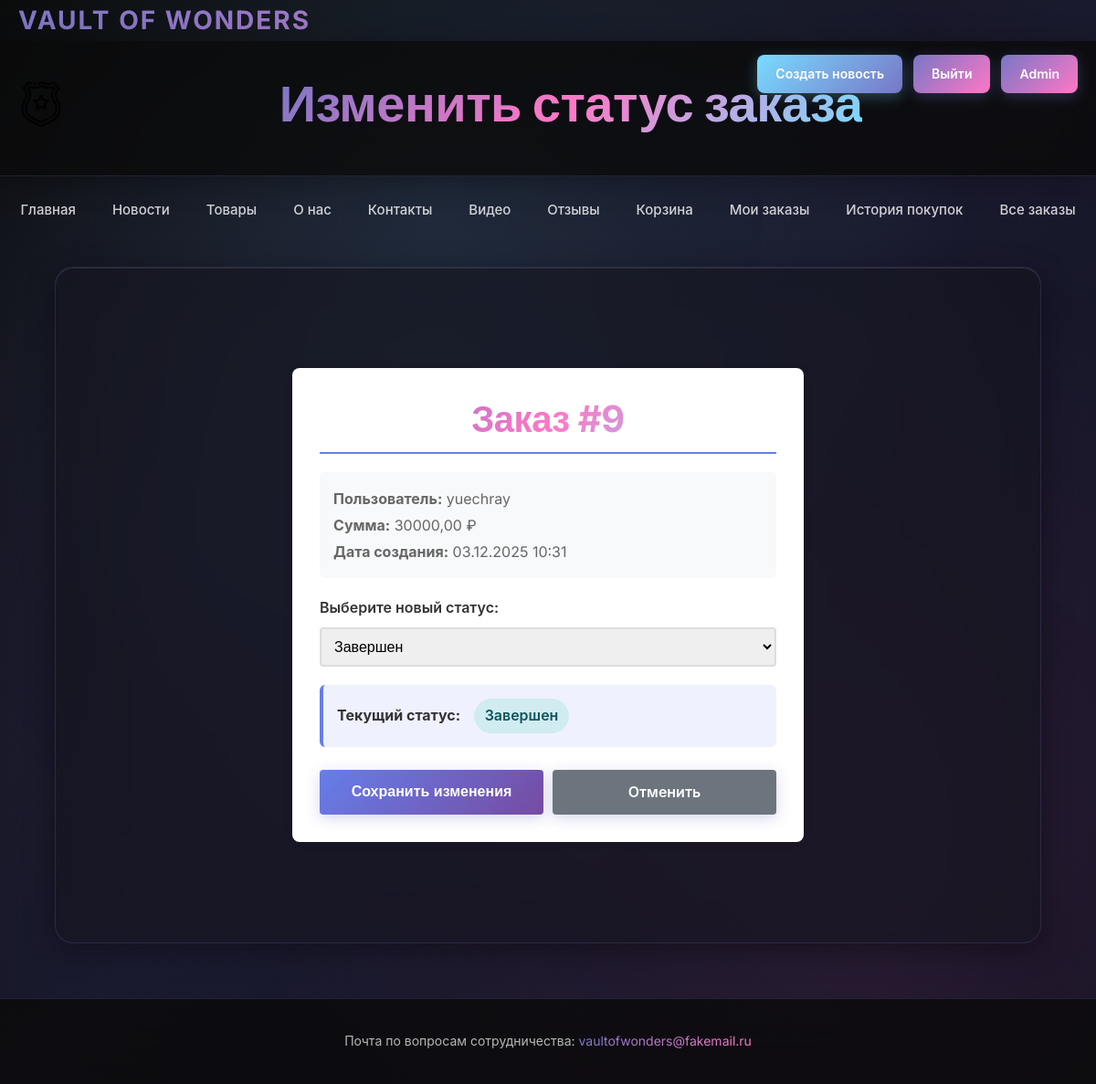
The app's page /change-order-status/9/ (signed in) with its own data.
### app/models.py (models this page shows, shortened)
class Order(models.Model):
    STATUS_CHOICES = [
        ('processing', 'В обработке'),
        ('confirmed', 'Подтвержден'),
        ('completed', 'Завершен'),
        ('cancelled', 'Отменен'),
    ]
    user = models.ForeignKey(User, on_delete=models.CASCADE, verbose_name="Пользователь")
    items = models.ManyToManyField(CartItem, verbose_name="Товары")
    total_price = models.DecimalField('Общая стоимость', max_digits=10, decimal_places=2)
    date_created = models.DateTimeField(default=timezone.now, verbose_name="Дата создания")
    is_paid = models.BooleanField('Оплачен', default=False)
    status = models.CharField('Статус заказа', max_length=20, choices=STATUS_CHOICES, default='processing')
    class Meta:
        verbose_name = "Заказ"
        verbose_name_plural = "Заказы"

### app/views.py (the view)
# urls.py: path('change-order-status/<int:order_id>/', views.change_order_status, name='change_order_status'),
def change_order_status(request, order_id):
    if not can_manage_orders(request.user):
        return redirect('main')
    try:
        order = Order.objects.get(pk=order_id)
    except Order.DoesNotExist:
        return redirect('all_orders')
    if request.method == 'POST':
        new_status = request.POST.get('status')
        if new_status in dict(Order.STATUS_CHOICES):
            order.status = new_status
            order.save()
            return redirect('all_orders')
    context = {
        'order': order,
        'user': request.user,
        'status_choices': Order.STATUS_CHOICES
    }
    return render(request, 'change_order_status.html', context)

### app/helpers.py (called while the page is built)
def is_admin_or_manager(user):
    if not user.is_authenticated:
        return False
    return user.is_superuser or is_manager(user)

def can_manage_orders(user):
    return is_admin_or_manager(user)

### app/templates/change_order_status.html (shortened to what this page needs)
{% extends 'base.html' %}
{% load static %}
{% block header %}Изменить статус заказа{% endblock %}
{% block content %}
<link href="{% static 'styles/change_order_status.css' %}" rel="stylesheet">
<div class="change-status-container">
    <div class="status-form">
        <h2>Заказ #{{ order.id }}</h2>
        <p class="order-info">
            <strong>Пользователь:</strong> {{ order.user.username }}<br>
            <strong>Сумма:</strong> {{ order.total_price }} ₽<br>
            <strong>Дата создания:</strong> {{ order.date_created|date:"d.m.Y H:i" }}
        </p>
        <form method="POST" class="form">
            <div class="form-group">
                <label for="status">Выберите новый статус:</label>
                <select name="status" id="status" class="form-select" required>
                    {% for code, name in status_choices %}
                        <option value="{{ code }}" {% if code == order.status %}selected{% endif %}>
                            {{ name }}
                        </option>
                    {% endfor %}
                </select>
            </div>
            <div class="current-status">
                <p><strong>Текущий статус:</strong>
                    <span class="status-badge status-{{ order.status }}">
                        {{ order.get_status_display }}
                    </span>
                </p>
            </div>
            <div class="form-actions">
                <button type="submit" class="btn btn-primary">Сохранить изменения</button>
                <a href="{% url 'all_orders' %}" class="btn btn-secondary">Отменить</a>
            </div>
        </form>
    </div>
</div>
{% endblock %}

### app/static/styles/site.css (style rules this page uses)
* { margin: 0; padding: 0; box-sizing: border-box; }
body { font-family: 'Inter', -apple-system, BlinkMacSystemFont, 'Segoe UI', sans-serif; margin: 0; padding: 0; background: linear-gradient(135deg, #0a0a0a 0%, #1a1a2e 50%, #0f0f1e 100%); background-attachment: fixed; color: #E0E0E0; overflow-x: hidden; line-height: 1.6; }
body::before { content: ''; position: fixed; top: 0; left: 0; width: 100%; height: 100%; background: radial-gradient(circle at 20% 50%, rgba(120, 119, 198, 0.1) 0%, transparent 50%), radial-gradient(circle at 80% 80%, rgba(255, 119, 198, 0.1) 0%, transparent 50%), radial-gradient(circle at 40% 20%, rgba(120, 219, 255, 0.1) 0%, transparent 50%); pointer-events: none; z-index: 0; }
h1, h2 { background: linear-gradient(135deg, #7877C6 0%, #FF77C6 50%, #78DBFF 100%); -webkit-background-clip: text; -webkit-text-fill-color: transparent; background-clip: text; text-align: center; font-family: 'Inter', sans-serif; font-weight: 700; letter-spacing: -0.5px; margin-bottom: 30px; }
h2 { font-size: clamp(24px, 4vw, 40px); font-weight: 700; margin-top: 30px; line-height: 1.3; }
.btn { background: linear-gradient(135deg, #7877C6 0%, #FF77C6 100%); color: white; padding: 12px 24px; font-size: 15px; font-weight: 600; border: none; border-radius: 10px; cursor: pointer; transition: all 0.3s ease; text-decoration: none; display: inline-block; box-shadow: 0 4px 15px rgba(120, 119, 198, 0.3); position: relative; overflow: hidden; }
.btn::before { content: ''; position: absolute; top: 0; left: -100%; width: 100%; height: 100%; background: linear-gradient(90deg, transparent, rgba(255, 255, 255, 0.2), transparent); transition: left 0.5s; }
.btn-primary { background: linear-gradient(135deg, #7877C6 0%, #FF77C6 100%); }
.btn-secondary { background: linear-gradient(135deg, #78DBFF 0%, #7877C6 100%); }

### app/static/styles/change_order_status.css (style rules this page uses)
.change-status-container { max-width: 600px; margin: 50px auto; padding: 20px; }
.status-form { background: white; padding: 30px; border-radius: 8px; box-shadow: 0 2px 8px rgba(0, 0, 0, 0.1); }
.status-form h2 { margin: 0 0 20px 0; color: #333; border-bottom: 2px solid #667eea; padding-bottom: 10px; }
.order-info { background: #f8f9fa; padding: 15px; border-radius: 6px; margin-bottom: 20px; color: #666; line-height: 1.8; }
.form-group { margin-bottom: 20px; }
.form-group label { display: block; margin-bottom: 8px; font-weight: 600; color: #333; }
.form-select { width: 100%; padding: 10px; border: 2px solid #ddd; border-radius: 4px; font-size: 1rem; transition: all 0.3s ease; }
.current-status { background: #f0f1ff; padding: 15px; border-radius: 6px; margin-bottom: 20px; border-left: 4px solid #667eea; }
.current-status p { margin: 0; color: #333; }
.status-badge { display: inline-block; padding: 6px 12px; border-radius: 20px; font-weight: 600; margin-left: 10px; }
.status-badge.status-completed { background: #d1ecf1; color: #0c5460; }
.form-actions { display: flex; gap: 10px; margin-top: 25px; }
.btn { flex: 1; padding: 12px 20px; border-radius: 4px; text-decoration: none; display: inline-block; transition: all 0.3s ease; cursor: pointer; border: none; font-size: 1rem; font-weight: 600; text-align: center; }
.btn-primary { background: linear-gradient(135deg, #667eea 0%, #764ba2 100%); color: white; }
.btn-secondary { background: #6c757d; color: white; }

### records on screen
Order: id "9", user.username "yuechray", total_price "30000,00", date_created "03.12.2025 10:31", status "Завершен"
